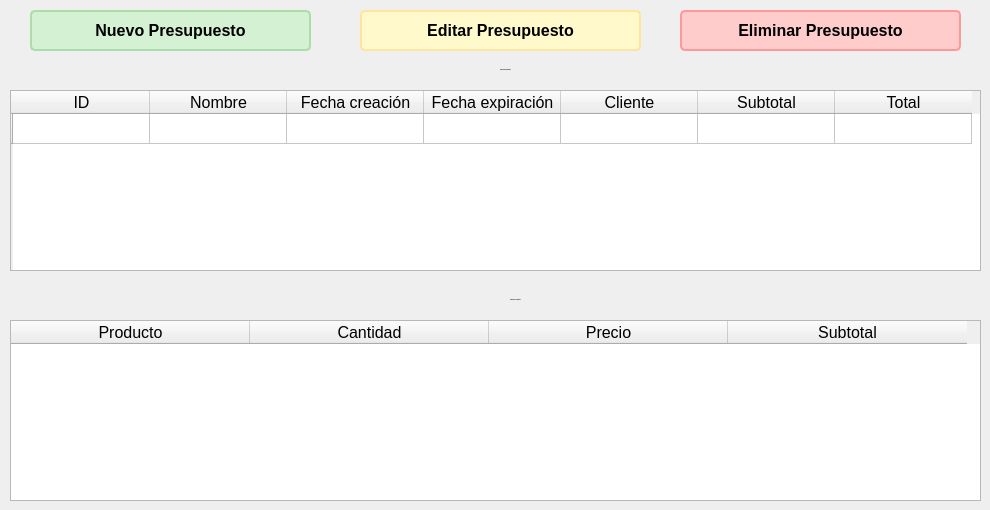
    <widget class="QWidget" name="page_presupuetos">
     <widget class="QPushButton" name="presupuestos_btn_eliminar_presupuesto">
      <property name="geometry">
       <rect>
        <x>680</x>
        <y>10</y>
        <width>281</width>
        <height>41</height>
       </rect>
      </property>
      <property name="font">
       <font>
        <pointsize>-1</pointsize>
        <weight>75</weight>
        <bold>true</bold>
       </font>
      </property>
      <property name="styleSheet">
       <string notr="true">QPushButton {
    background-color: #FFCCCC; /* Rojo pastel claro */
    color: #000000;           /* Texto negro */
    font-size: 16px;          /* Tamaño de letra */
    font-weight: bold;        /* Texto en negrita */
    border-radius: 5px;       /* Bordes redondeados */
    padding: 8px 12px;        /* Espaciado interno */
    border: 2px solid #FF9999; /* Borde rojo más oscuro */
}

QPushButton:hover {
    background-color: #FFB3B3; /* Fondo más oscuro al pasar el mouse */
}

QPushButton:pressed {
    background-color: #FF9999; /* Fondo aún más oscuro al presionar */
    border: 2px solid #FF6666; /* Cambio de borde al presionar */
}

QPushButton:disabled {
    background-color: #FFE6E6; /* Fondo gris rojizo para botones desactivados */
    color: #A0A0A0;           /* Texto gris claro */
    border: 2px solid #FFC2C2; /* Borde gris rojizo */
}
</string>
      </property>
      <property name="text">
       <string>Eliminar Presupuesto</string>
      </property>
     </widget>
     <widget class="QTableWidget" name="presupuestos_tabla_presupuestos">
      <property name="geometry">
       <rect>
        <x>10</x>
        <y>90</y>
        <width>971</width>
        <height>181</height>
       </rect>
      </property>
      <attribute name="horizontalHeaderDefaultSectionSize">
       <number>137</number>
      </attribute>
      <attribute name="horizontalHeaderMinimumSectionSize">
       <number>39</number>
      </attribute>
      <row>
       <property name="text">
        <string/>
       </property>
      </row>
      <column>
       <property name="text">
        <string>ID</string>
       </property>
       <property name="font">
        <font>
         <family>Segoe UI</family>
         <pointsize>12</pointsize>
         <weight>50</weight>
         <italic>false</italic>
         <bold>false</bold>
         <underline>false</underline>
        </font>
       </property>
       <property name="textAlignment">
        <set>AlignCenter</set>
       </property>
      </column>
      <column>
       <property name="text">
        <string>Nombre</string>
       </property>
       <property name="font">
        <font>
         <family>Segoe UI</family>
         <pointsize>12</pointsize>
         <weight>50</weight>
         <italic>false</italic>
         <bold>false</bold>
        </font>
       </property>
       <property name="textAlignment">
        <set>AlignCenter</set>
       </property>
      </column>
      <column>
       <property name="text">
        <string>Fecha creación</string>
       </property>
       <property name="font">
        <font>
         <family>Segoe UI</family>
         <pointsize>12</pointsize>
         <weight>50</weight>
         <italic>false</italic>
         <bold>false</bold>
        </font>
       </property>
       <property name="textAlignment">
        <set>AlignCenter</set>
       </property>
      </column>
      <column>
       <property name="text">
        <string>Fecha expiración</string>
       </property>
       <property name="font">
        <font>
         <family>Segoe UI</family>
         <pointsize>12</pointsize>
         <weight>50</weight>
         <italic>false</italic>
         <bold>false</bold>
        </font>
       </property>
       <property name="textAlignment">
        <set>AlignCenter</set>
       </property>
      </column>
      <column>
       <property name="text">
        <string>Cliente</string>
       </property>
       <property name="font">
        <font>
         <family>Segoe UI</family>
         <pointsize>12</pointsize>
         <weight>50</weight>
         <italic>false</italic>
         <bold>false</bold>
         <strikeout>false</strikeout>
         <kerning>true</kerning>
        </font>
       </property>
       <property name="textAlignment">
        <set>AlignCenter</set>
       </property>
      </column>
      <column>
       <property name="text">
        <string>Subtotal</string>
       </property>
       <property name="font">
        <font>
         <family>Segoe UI</family>
         <pointsize>12</pointsize>
         <weight>50</weight>
         <italic>false</italic>
         <bold>false</bold>
        </font>
       </property>
       <property name="textAlignment">
        <set>AlignCenter</set>
       </property>
      </column>
      <column>
       <property name="text">
        <string>Total</string>
       </property>
       <property name="font">
        <font>
         <pointsize>12</pointsize>
        </font>
       </property>
       <property name="textAlignment">
        <set>AlignCenter</set>
       </property>
      </column>
     </widget>
     <widget class="QPushButton" name="presupuestos_btn_editar_presupuesto">
      <property name="geometry">
       <rect>
        <x>360</x>
        <y>10</y>
        <width>281</width>
        <height>41</height>
       </rect>
      </property>
      <property name="font">
       <font>
        <pointsize>-1</pointsize>
        <weight>75</weight>
        <bold>true</bold>
       </font>
      </property>
      <property name="styleSheet">
       <string notr="true">QPushButton {
    background-color: #FFF9CC; /* Amarillo pastel claro */
    color: #000000;           /* Texto negro */
    font-size: 16px;          /* Tamaño de letra */
    font-weight: bold;        /* Texto en negrita */
    border-radius: 5px;       /* Bordes redondeados */
    padding: 8px 12px;        /* Espaciado interno */
    border: 2px solid #FFE49E; /* Borde amarillo más oscuro */
}

QPushButton:hover {
    background-color: #FFEDB3; /* Fondo más oscuro al pasar el mouse */
}

QPushButton:pressed {
    background-color: #FFE29A; /* Fondo aún más oscuro al presionar */
    border: 2px solid #FFC875; /* Cambio de borde al presionar */
}

QPushButton:disabled {
    background-color: #FFF4E0; /* Fondo gris amarillento para botones desactivados */
    color: #A0A0A0;           /* Texto gris claro */
    border: 2px solid #FFE9C7; /* Borde gris amarillento */
}
</string>
      </property>
      <property name="text">
       <string>Editar Presupuesto</string>
      </property>
     </widget>
     <widget class="QPushButton" name="presupuestos_btn_nuevo_presupuesto">
      <property name="geometry">
       <rect>
        <x>30</x>
        <y>10</y>
        <width>281</width>
        <height>41</height>
       </rect>
      </property>
      <property name="font">
       <font>
        <pointsize>-1</pointsize>
        <weight>75</weight>
        <bold>true</bold>
       </font>
      </property>
      <property name="styleSheet">
       <string notr="true">QPushButton {
    background-color: #D4F1D3; /* Verde pastel claro */
    color: #000000;           /* Texto negro */
    font-size: 16px;          /* Tamaño de letra */
    font-weight: bold;        /* Texto en negrita */
    border-radius: 5px;       /* Bordes redondeados */
    padding: 8px 12px;        /* Espaciado interno */
    border: 2px solid #AEDCA6; /* Borde verde más oscuro */
}

QPushButton:hover {
    background-color: #BEE9B5; /* Fondo más oscuro al pasar el mouse */
}

QPushButton:pressed {
    background-color: #A5D59A; /* Fondo aún más oscuro al presionar */
    border: 2px solid #8ABB82; /* Cambio de borde al presionar */
}

QPushButton:disabled {
    background-color: #F0F5EF; /* Fondo gris verdoso para botones desactivados */
    color: #A0A0A0;           /* Texto gris claro */
    border: 2px solid #C6D3C2; /* Borde gris verdoso */
}
</string>
      </property>
      <property name="text">
       <string>Nuevo Presupuesto</string>
      </property>
     </widget>
     <widget class="QTableWidget" name="presupuestos_tabla_detalle_productos">
      <property name="geometry">
       <rect>
        <x>10</x>
        <y>320</y>
        <width>971</width>
        <height>181</height>
       </rect>
      </property>
      <attribute name="horizontalHeaderDefaultSectionSize">
       <number>239</number>
      </attribute>
      <attribute name="horizontalHeaderMinimumSectionSize">
       <number>39</number>
      </attribute>
      <column>
       <property name="text">
        <string>Producto</string>
       </property>
       <property name="font">
        <font>
         <pointsize>12</pointsize>
         <weight>50</weight>
         <italic>false</italic>
         <bold>false</bold>
         <underline>false</underline>
        </font>
       </property>
       <property name="textAlignment">
        <set>AlignCenter</set>
       </property>
      </column>
      <column>
       <property name="text">
        <string>Cantidad</string>
       </property>
       <property name="font">
        <font>
         <pointsize>12</pointsize>
         <weight>50</weight>
         <italic>false</italic>
         <bold>false</bold>
        </font>
       </property>
       <property name="textAlignment">
        <set>AlignCenter</set>
       </property>
      </column>
      <column>
       <property name="text">
        <string>Precio</string>
       </property>
       <property name="font">
        <font>
         <pointsize>12</pointsize>
         <weight>50</weight>
         <italic>false</italic>
         <bold>false</bold>
        </font>
       </property>
       <property name="textAlignment">
        <set>AlignCenter</set>
       </property>
      </column>
      <column>
       <property name="text">
        <string>Subtotal</string>
       </property>
       <property name="font">
        <font>
         <pointsize>12</pointsize>
         <weight>50</weight>
         <italic>false</italic>
         <bold>false</bold>
        </font>
       </property>
       <property name="textAlignment">
        <set>AlignCenter</set>
       </property>
      </column>
     </widget>
     <widget class="QLabel" name="label_10">
      <property name="geometry">
       <rect>
        <x>400</x>
        <y>60</y>
        <width>211</width>
        <height>20</height>
       </rect>
      </property>
      <property name="font">
       <font>
        <pointsize>-1</pointsize>
        <weight>75</weight>
        <bold>true</bold>
       </font>
      </property>
      <property name="autoFillBackground">
       <bool>false</bool>
      </property>
      <property name="text">
       <string>Tabla de Presupuestos</string>
      </property>
      <property name="alignment">
       <set>Qt::AlignCenter</set>
      </property>
     </widget>
     <widget class="QLabel" name="label_11">
      <property name="geometry">
       <rect>
        <x>410</x>
        <y>290</y>
        <width>211</width>
        <height>20</height>
       </rect>
      </property>
      <property name="font">
       <font>
        <pointsize>-1</pointsize>
        <weight>75</weight>
        <bold>true</bold>
       </font>
      </property>
      <property name="autoFillBackground">
       <bool>false</bool>
      </property>
      <property name="text">
       <string>Detalles de Productos</string>
      </property>
      <property name="alignment">
       <set>Qt::AlignCenter</set>
      </property>
     </widget>
    </widget>
